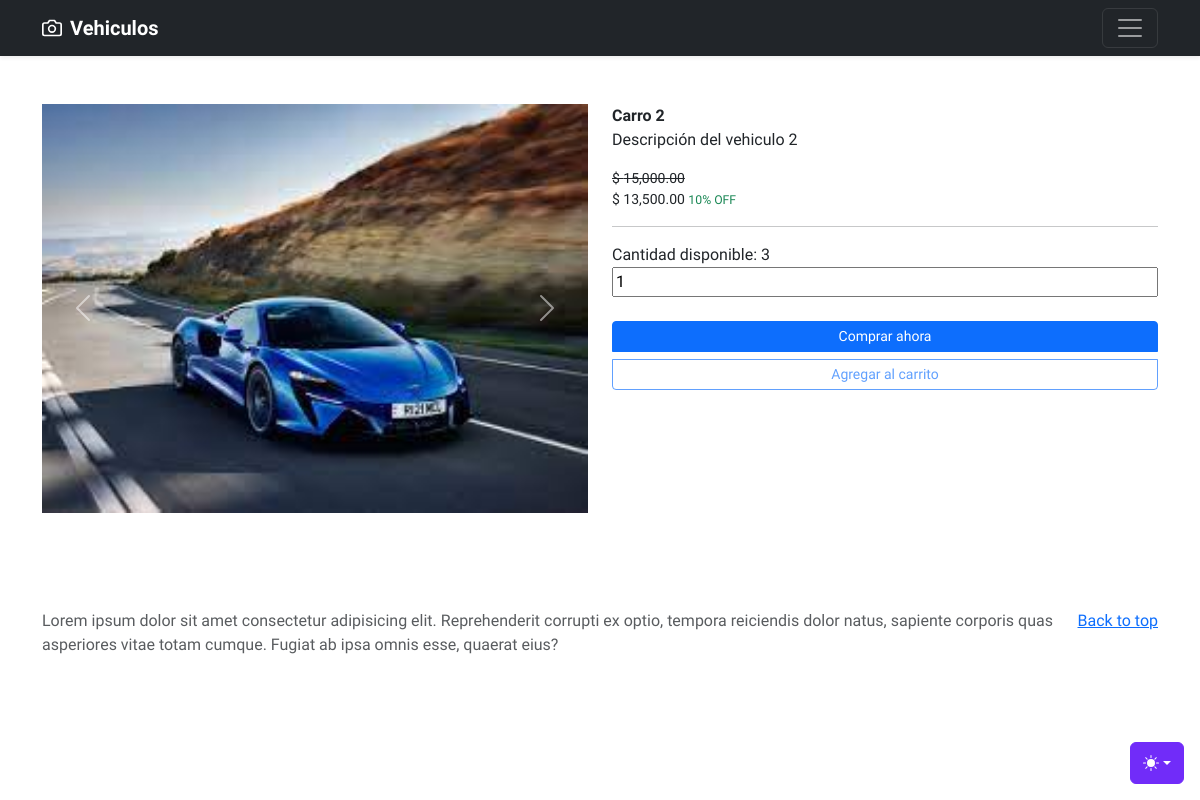
Screenshot of /galeria-imagenes/car_info.php?id=2 with the database file from the repository.
### tables this page shows
CREATE TABLE cars (
    id INT AUTO_INCREMENT PRIMARY KEY,
    name VARCHAR(255) NOT NULL,
    description TEXT NOT NULL,
    price DECIMAL(12, 2) NOT NULL,
    file_name VARCHAR(255) NOT NULL,
    discount TINYINT DEFAULT(0),
    amount INT NOT NULL
);

### galeria-imagenes/car_info.php (the view, shortened to what this page needs)
<?php
include "layouts/header.php";
include_once "php/connect.php";
if ($_SERVER['REQUEST_METHOD'] === 'GET') {
	$id = $_GET["id"];
	$statement = "SELECT * FROM cars WHERE id = $id";
	$result = mysqli_query($connection, $statement);
	$car = mysqli_fetch_assoc($result);
}
?>
<main>
	<div class="container py-5">
		<div class="row">
			<div class="col-md-6 order-md-1">
				<div id="carouselImages" class="carousel slide" data-bs-ride="carousel">
					<div class="carousel-inner">
						<div class="carousel-item active">
							<img src="img/cars/<?php echo $car['file_name'] ?>" class="d-block w-100">
						</div>
					</div>
					<button class="carousel-control-prev" type="button" data-bs-target="#carouselImages" data-bs-slide="prev">
						<span class="carousel-control-prev-icon" aria-hidden="true"></span>
					</button>
					<button class="carousel-control-next" type="button" data-bs-target="#carouselImages" data-bs-slide="next">
						<span class="carousel-control-next-icon" aria-hidden="true"></span>
					</button>
				</div>
			</div>
			<div class="col-md-6 order-md-2">
				<div class="card-body">
					<strong class="card-text"><?php echo $car['name'] ?></strong>
					<p class="card-text"><?php echo $car['description'] ?></p>
					<div class="d-flex flex-column justify-content-between">
						<div class="d-flex flex-column">
							<?php if ($car["discount"] > 0) { ?>
								<small style="text-decoration: line-through">$ <?php echo number_format($car['price'], 2) ?></small>
								<div class="d-flex flex-row justify-content-between align-items-center">
									<small class="card-text">$ <?php echo number_format($car['price'] - ($car['price'] * ($car["discount"] / 100)), 2) ?>
										<small class="text-success"><?php echo $car["discount"] ?>% OFF</small>
									</small>
								</div>
							<?php } else { ?>
								<small class="card-text">$ <?php echo number_format($car['price'], 2) ?></small>
							<?php } ?>
						</div>
						<hr>
						<form action="./car_info.php" method="post">
							<div class="form-group">
								<label for="amount">Cantidad disponible: <?php echo $car["amount"] ?></label>
								<br>
								<input id="amount" class="w-100" type="number" name="amount" value="1" min="1" max="<?php echo $car["amount"] ?>" onkeydown="return false">
							</div>
							<div class="form-group">
								<div class="btn-group-vertical w-100 py-3" role="group">
									<input type="submit" class="btn btn-sm btn-primary my-2" value="Comprar ahora" />
									<button type="button" class="btn btn-sm btn-outline-primary" disabled>Agregar al carrito</button>
								</div>
							</div>
						</form>
					</div>
				</div>
			</div>
		</div>
	</div>
</main>
<?php include "layouts/footer.php"; ?>

### galeria-imagenes/layouts/header.php (style rules this page uses)
* { box-sizing: border-box; font-family: 'Krub', sans-serif; }

### rows the page displays
cars: file_name (picture), name "Carro 2", description "Descripción del vehiculo 2", price "15,000.00", $car['price'] - ($car['price'] * ($car["discount"] / 100)) "13,500.00", discount "10", amount "3"
